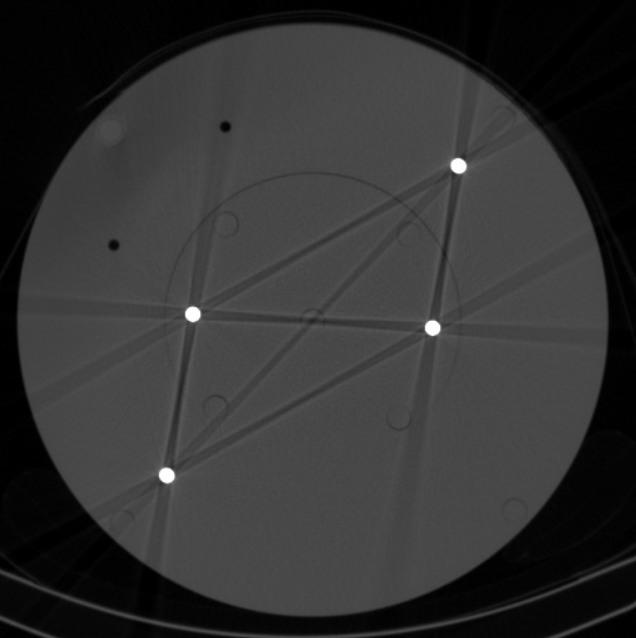
#> input picture phantom.png, 636 x 638 px
$ python polageometri.py
#> lines starting #> are read from the running program, lines starting #| are printed output that depends on the picture; after the words box and inside, x2 and y2 are one past the last pixel; in counts of white or black regions, pixels touching at a corner belong together
import cv2
import numpy as np
import matplotlib.pyplot as plt
from math import sqrt
from collections import OrderedDict # Untuk menjaga urutan hasil

# --- KONFIGURASI UTAMA ---
FILENAME = 'phantom.png'
SPATIAL_RESOLUTION = 1.4798
MIN_OBJECT_AREA = 100 # Sesuaikan jika objek hilang atau terlalu banyak noise
MANUAL_THRESHOLD = 150 # Nilai Threshold manual untuk citra phantom yang sulit di-Otsu
# -------------------------

def hitung_jarak_geometri(filename, res):

#> called with filename = 'phantom.png', res = 1.48
    img_gray = cv2.imread(filename, cv2.IMREAD_GRAYSCALE)
#> img_gray: shape (638, 636); min 0, max 255, mean 50

    if img_gray is None:
        print(f"❌ ERROR: Tidak dapat memuat file '{filename}'.")
        return

    # 1. Thresholding Citra (Gunakan MANUAL_THRESHOLD untuk mengatasi kegagalan Otsu's)
    # Ubah MANUAL_THRESHOLD jika objek masih menyatu
    _, img_binary = cv2.threshold(img_gray, MANUAL_THRESHOLD, 255, cv2.THRESH_BINARY)
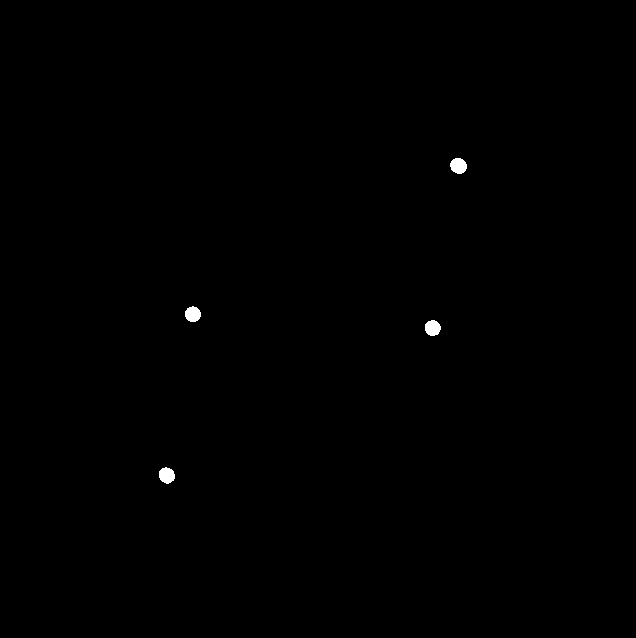
#> img_binary: shape (638, 636); 0.2% white; 4 white regions

    # 2. Labelling Objek & Menentukan Centroid
    contours, _ = cv2.findContours(img_binary, cv2.RETR_EXTERNAL, cv2.CHAIN_APPROX_SIMPLE)
#> contours = 4 contours; box (x1, y1, x2, y2) and area: (450, 158, 467, 174) 188, (159, 467, 175, 484) 182, (425, 320, 441, 336) 178, (185, 306, 201, 322) 176

    all_centroids = []

    for c in contours:
        area = cv2.contourArea(c)
        if area > MIN_OBJECT_AREA:
            M = cv2.moments(c)
            if M["m00"] != 0:
                cx = int(M["m10"] / M["m00"])
                cy = int(M["m01"] / M["m00"])
                all_centroids.append({'cx': cx, 'cy': cy, 'area': area})
#> this loop made 4 passes
#> (area, cx, cy) on passes 1 to 4: (182, 166, 474), (177.5, 432, 327), (175.5, 192, 313), (188, 458, 165)
#> after the loop, all_centroids = 4 items

    # PENTING: SORTING BERDASARKAN POSISI SPASIAL (cy, cx)
    # Ini menentukan urutan Objek 1, 2, 3, 4 sesuai skema modul (dari kiri-atas ke kanan-bawah)
    sorted_centroids = sorted(all_centroids, key=lambda p: (p['cy'], p['cx']))
#> sorted_centroids = 4 items

    if len(sorted_centroids) < 4:
        print(f"❌ ERROR: Hanya ditemukan {len(sorted_centroids)} objek yang lulus filter.")
        print(f"Pastikan Plot 2 menunjukkan 4 objek putih terpisah, atau ganti THRESHOLD/MIN_OBJECT_AREA.")
        return

    # Ambil 4 objek pertama sesuai urutan spasial
    centroids_map = OrderedDict([
        (1, sorted_centroids[0]), # Objek 1
        (2, sorted_centroids[1]), # Objek 2
        (3, sorted_centroids[2]), # Objek 3
        (4, sorted_centroids[3])  # Objek 4
    ])
#> centroids_map = 4 items

    # --- FUNGSI PENGUKURAN JARAK ---
    def euclidean_distance(p1, p2):
        return sqrt((p1['cx'] - p2['cx'])**2 + (p1['cy'] - p2['cy'])**2)

    # Semua pasangan yang diminta (6 kombinasi)
    pairs_to_measure = [(1, 2), (1, 3), (1, 4), (2, 3), (2, 4), (3, 4)]
    measurements = []

    # PENGUKURAN JARAK EUCLIDEAN
    for i, j in pairs_to_measure:
        p_i = centroids_map[i]
        p_j = centroids_map[j]

        d_px = euclidean_distance(p_i, p_j)
        d_mm = d_px / res

        measurements.append({
            'pair': (i, j),
            'd_px': d_px,
            'd_mm': d_mm,
            'p1': p_i,
            'p2': p_j
        })
#> this loop made 6 passes
#> (p_i, p_j, d_px, d_mm) on passes 1 to 6: ({'cx': 458, 'cy': 165, 'area': 188}, {'cx': 192, 'cy': 313, 'area': 175.5}, 304.4, 205.7), ({'cx': 458, 'cy': 165, 'area': 188}, {'cx': 432, 'cy': 327, 'area': 177.5}, 164.1, 110.9), ({'cx': 458, 'cy': 165, 'area': 188}, {'cx': 166, 'cy': 474, 'area': 182}, 425.1, 287.3), ({'cx': 192, 'cy': 313, 'area': 175.5}, {'cx': 432, 'cy': 327, 'area': 177.5}, 240.4, 162.5), ({'cx': 192, 'cy': 313, 'area': 175.5}, {'cx': 166, 'cy': 474, 'area': 182}, 163.1, 110.2), ({'cx': 432, 'cy': 327, 'area': 177.5}, {'cx': 166, 'cy': 474, 'area': 182}, 303.9, 205.4)
#> after the loop, measurements = 6 items

    # --- VISUALISASI DAN OUTPUT ---
    img_result = cv2.cvtColor(img_gray, cv2.COLOR_GRAY2BGR)

    print("\n=========================================================")
    print(f"HASIL PENGUKURAN POLA GEOMETRI PADA '{filename}'")
    print(f"Threshold Manual: {MANUAL_THRESHOLD}")
    print("=========================================================")

    # Labeling Centroid
    for key, c in centroids_map.items():
        cv2.circle(img_result, (c['cx'], c['cy']), 8, (0, 255, 0), -1)
        cv2.putText(img_result, f'{key}', (c['cx'] + 10, c['cy'] - 10),
                    cv2.FONT_HERSHEY_SIMPLEX, 0.7, (0, 255, 255), 2)
#> this loop made 4 passes
#> c on passes 1 to 4: {'cx': 458, 'cy': 165, 'area': 188}, {'cx': 192, 'cy': 313, 'area': 175.5}, {'cx': 432, 'cy': 327, 'area': 177.5}, {'cx': 166, 'cy': 474, 'area': 182}
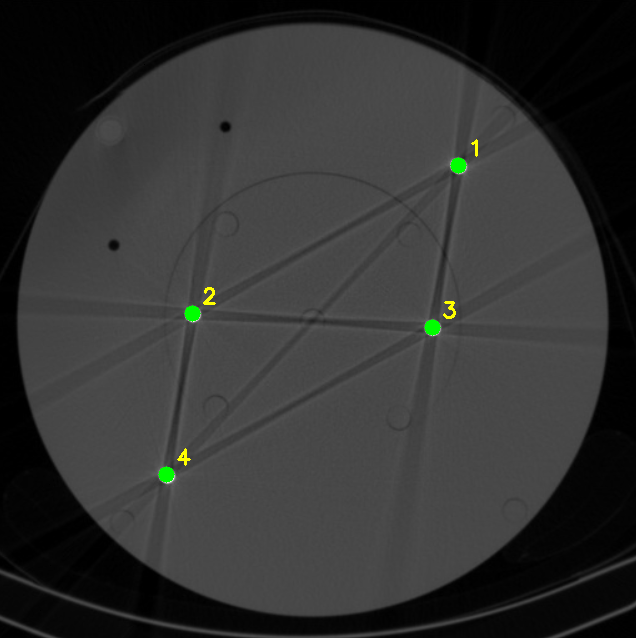
#> img_result: shape (638, 636, 3); mean B, G, R 49.5, 50.2, 49.7

    # Menggambar garis dan mencetak hasil
    line_colors = [(255, 0, 0), (0, 255, 0), (0, 0, 255), (255, 255, 0), (0, 255, 255), (255, 0, 255)]

    for idx, measure in enumerate(measurements):
        p1 = measure['p1']
        p2 = measure['p2']
        color = line_colors[idx % len(line_colors)]

        # Gambar garis jarak
        cv2.line(img_result, (p1['cx'], p1['cy']), (p2['cx'], p2['cy']), color, 2)

        # Tulis hasil ke konsol
        print(f"{idx+1}. Jarak Objek {measure['pair'][0]} dan Objek {measure['pair'][1]}:")
        print(f"   -> Jarak Piksel (d_px): {measure['d_px']:.4f}")
        print(f"   -> Jarak Milimeter (d_mm): {measure['d_mm']:.4f}")
        print("---------------------------------------------------------")
#> this loop made 6 passes
#> (p1, p2, color) on passes 1 to 6: ({'cx': 458, 'cy': 165, 'area': 188}, {'cx': 192, 'cy': 313, 'area': 175.5}, (255, 0, 0)), ({'cx': 458, 'cy': 165, 'area': 188}, {'cx': 432, 'cy': 327, 'area': 177.5}, (0, 255, 0)), ({'cx': 458, 'cy': 165, 'area': 188}, {'cx': 166, 'cy': 474, 'area': 182}, (0, 0, 255)), ({'cx': 192, 'cy': 313, 'area': 175.5}, {'cx': 432, 'cy': 327, 'area': 177.5}, (255, 255, 0)), ({'cx': 192, 'cy': 313, 'area': 175.5}, {'cx': 166, 'cy': 474, 'area': 182}, (0, 255, 255)), ({'cx': 432, 'cy': 327, 'area': 177.5}, {'cx': 166, 'cy': 474, 'area': 182}, (255, 0, 255))
#> (printed output is left out)
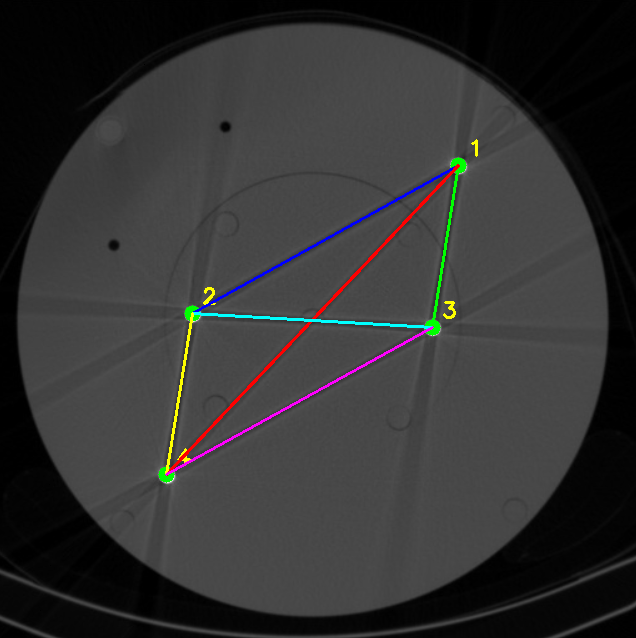
#> img_result: shape (638, 636, 3); 1.12% of pixels changed, all inside (x1, y1, x2, y2) = (165, 164, 460, 476)

    # Menampilkan Citra Hasil (3 Plot: Grayscale, Biner, Hasil)
    fig, axes = plt.subplots(1, 3, figsize=(15, 5))
    fig.suptitle(f"Praktek 8: Pengukuran Pola Geometri ({len(measurements)} Jarak)", fontsize=16)

    # Plot 1: Grayscale
    axes[0].imshow(img_gray, cmap='gray')
    axes[0].set_title("1. Citra Grayscale")
    axes[0].axis('off')

    # Plot 2: Citra Biner (DIAGNOSTIK: Cek pemisahan objek)
    axes[1].imshow(img_binary, cmap='gray')
    axes[1].set_title(f"2. Citra Biner (Threshold={MANUAL_THRESHOLD})")
    axes[1].axis('off')


    # Plot 3: Citra Hasil dengan Jarak
    axes[2].imshow(cv2.cvtColor(img_result, cv2.COLOR_BGR2RGB))
    axes[2].set_title("3. Hasil Pengukuran Jarak Centroid")
    axes[2].axis('off')

    plt.tight_layout()
    plt.show(block=True)
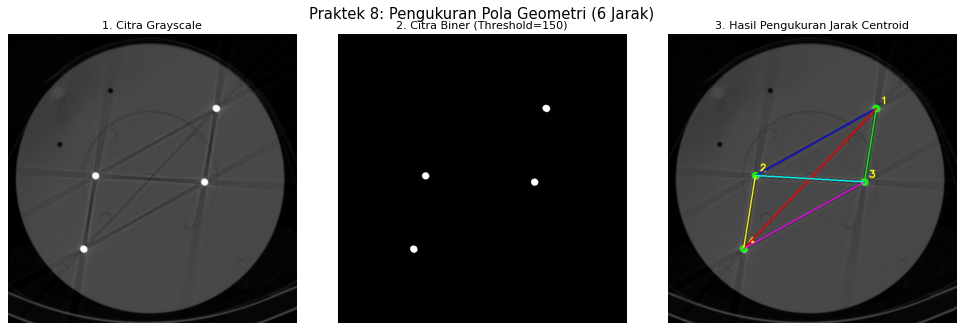
#> figure drawn by matplotlib, 3 panels

# --- JALANKAN PROGRAM PRAKTEK 8 (Pola Geometri) ---
print(f"Memulai Ekstraksi Ciri Pola Geometri pada '{FILENAME}'...")
hitung_jarak_geometri(FILENAME, SPATIAL_RESOLUTION)
